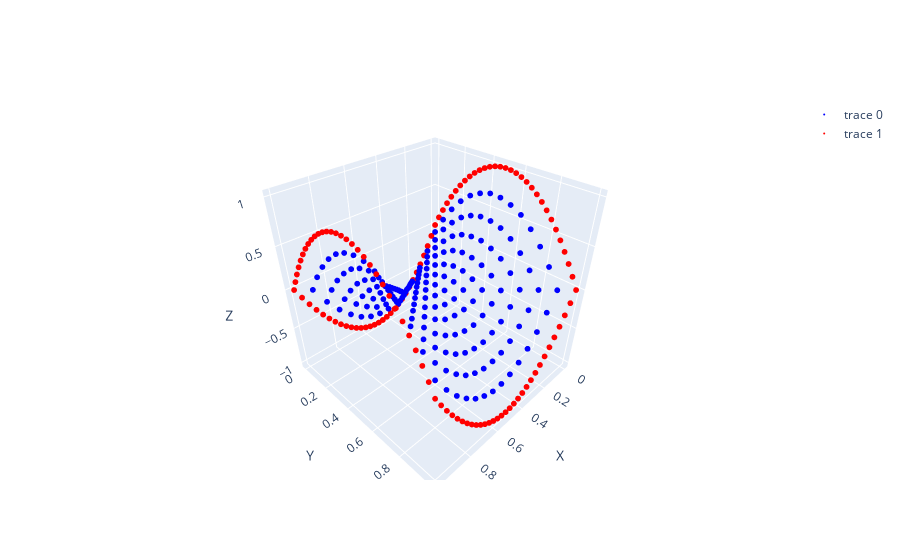

Here is the notebook cell this chart was saved with:
### Code cell
visualize_csv_output(csv_dir + shape_csv, surface=False, boundary_path=csv_dir + boundary_csv)
